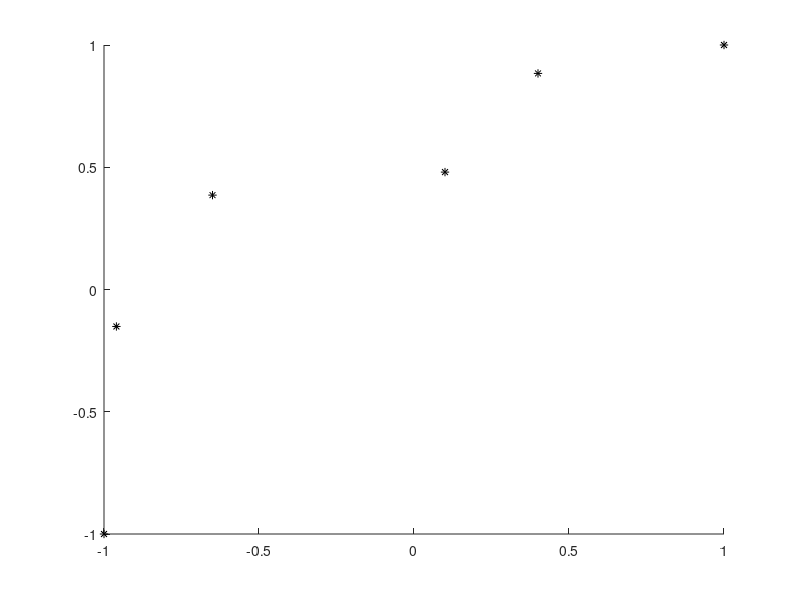

Write MATLAB code to recreate this figure. (Note: this script raises an error after producing the figure.)
function moler_3_3

% Domanda A

% Carico dati della traccia
x=[-1 -0.96 -0.65 0.10 0.40 1]';
y=[-1 -0.1512 0.3860 0.4802 0.8838 1.]';

hold on

plot(x,y,'*k');

% Preparo interpolazioni

u=(-1:0.01:1)';

pcl = piecelin(x,y,u);
ply = polyinterp(x,y,u);
spl = splinetx(x,y,u);
pch = pchiptx(x,y,u);

plot(u,pcl,':k');
plot(u,ply,'-b');
plot(u,spl,'.-r');
plot(u,pch,'--g');

% Domanda B

%Globalmente pchip sembra restituire i risultati migliori, tuttavia il
%valore più credibile per 0.3, dando per ipotesi che la misura non
%influenzi il valore dei dati in maniera significativa, è spline.

eval_point=0.3;

if eval_point+1>0
    u_eval=((eval_point+1)/0.01)+1;

else
    u_eval=((eval_point+1)/0.01);

end

disp(pcl(u_eval));
disp(ply(u_eval));
disp(spl(u_eval));
disp(pch(u_eval));

disp('Commenti arguti per rispondere alla domanda b');

% Domanda C

%Ho messo 5 parametri per (#punti)-1

poly_c=polyfit(x,y,5);

disp('I coefficienti del polinomio sono:');

disp(poly_c); 
disp(round(poly_c)); % elimina qualche imprecisione floating point irril.













